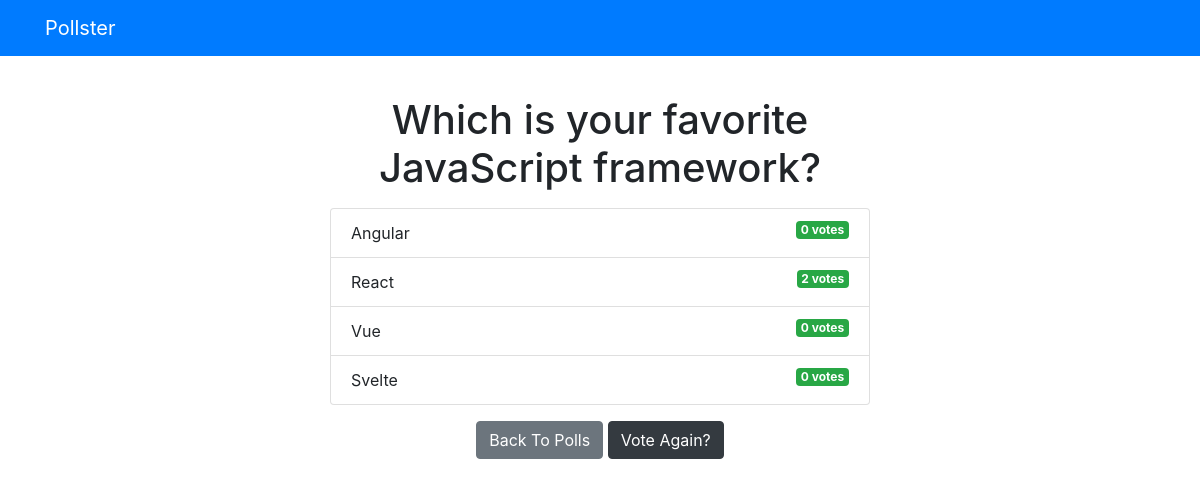
/polls/2/results, run on the app's committed database.
### polls/models.py (models this page shows, shortened)
class Question(models.Model):
    question_text = models.CharField(max_length=200)
    pub_date = models.DateTimeField('date published')

class Choice(models.Model):
    question = models.ForeignKey(Question, on_delete=models.CASCADE)
    choice_text = models.CharField(max_length=200)
    votes = models.IntegerField(default=0)

### polls/views.py (the view)
# urls.py: path('<int:question_id>/results', views.results, name="results"),
def results(request, question_id):
    question = get_object_or_404(Question, pk=question_id)
    return render(request, 'polls/results.html', {'question': question})

### templates/polls/results.html
{% extends 'base.html' %}
{% block content %}
<h1 class="text-center mb-3 mt-3">{{ question.question_text }}</h1>
{% if question.choice_set.all %}
<ul class="list-group mb-3">
    {% for choice in question.choice_set.all %}
        <li class="list-group-item">{{ choice.choice_text }}<span class="badge badge-success float-right">{{ choice.votes }} vote{{ choice.votes | pluralize }}</span></li>
    {% endfor %}
</ul>
{% endif %}
<div class="text-center">
    <a href="{% url 'polls:index' %}" class="btn btn-secondary">Back To Polls</a>
    <a href="{% url 'polls:detail' question.id %}" class="btn btn-dark">Vote Again?</a>
</div>
{% endblock %}

### data on the page
Question: question_text "Which is your favorite JavaScript framework?"
Choice: choice_text "Angular", votes "0", votes|pluralize "s"
Choice: choice_text "React", votes "2", votes|pluralize "s"
Choice: choice_text "Vue", votes "0", votes|pluralize "s"
Choice: choice_text "Svelte", votes "0", votes|pluralize "s"
